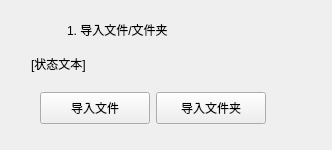
                <widget class="CardWidget" name="shellArchivesImport">
                 <property name="sizePolicy">
                  <sizepolicy hsizetype="Expanding" vsizetype="Fixed">
                   <horstretch>0</horstretch>
                   <verstretch>0</verstretch>
                  </sizepolicy>
                 </property>
                 <property name="minimumSize">
                  <size>
                   <width>0</width>
                   <height>150</height>
                  </size>
                 </property>
                 <property name="maximumSize">
                  <size>
                   <width>16777215</width>
                   <height>150</height>
                  </size>
                 </property>
                 <layout class="QGridLayout" name="gridLayout_22">
                  <item row="0" column="0" rowspan="3">
                   <spacer name="horizontalSpacer_11">
                    <property name="orientation">
                     <enum>Qt::Horizontal</enum>
                    </property>
                    <property name="sizeType">
                     <enum>QSizePolicy::Fixed</enum>
                    </property>
                    <property name="sizeHint" stdset="0">
                     <size>
                      <width>20</width>
                      <height>20</height>
                     </size>
                    </property>
                   </spacer>
                  </item>
                  <item row="0" column="1">
                   <widget class="PixmapLabel" name="shellArchivesImportStatus">
                    <property name="sizePolicy">
                     <sizepolicy hsizetype="Fixed" vsizetype="Fixed">
                      <horstretch>0</horstretch>
                      <verstretch>0</verstretch>
                     </sizepolicy>
                    </property>
                    <property name="minimumSize">
                     <size>
                      <width>30</width>
                      <height>30</height>
                     </size>
                    </property>
                    <property name="maximumSize">
                     <size>
                      <width>30</width>
                      <height>30</height>
                     </size>
                    </property>
                   </widget>
                  </item>
                  <item row="1" column="1" colspan="2">
                   <widget class="BodyLabel" name="shellArchivesImportStatusText">
                    <property name="sizePolicy">
                     <sizepolicy hsizetype="Expanding" vsizetype="Fixed">
                      <horstretch>0</horstretch>
                      <verstretch>0</verstretch>
                     </sizepolicy>
                    </property>
                    <property name="text">
                     <string>[状态文本]</string>
                    </property>
                   </widget>
                  </item>
                  <item row="2" column="1" colspan="2">
                   <widget class="QWidget" name="shellArchivesImportBtnWidget" native="true">
                    <property name="sizePolicy">
                     <sizepolicy hsizetype="Fixed" vsizetype="Fixed">
                      <horstretch>0</horstretch>
                      <verstretch>0</verstretch>
                     </sizepolicy>
                    </property>
                    <layout class="QHBoxLayout" name="horizontalLayout_3">
                     <item>
                      <widget class="PrimaryPushButton" name="shellArchivesImportArchives">
                       <property name="minimumSize">
                        <size>
                         <width>110</width>
                         <height>32</height>
                        </size>
                       </property>
                       <property name="maximumSize">
                        <size>
                         <width>110</width>
                         <height>32</height>
                        </size>
                       </property>
                       <property name="text">
                        <string>导入文件</string>
                       </property>
                      </widget>
                     </item>
                     <item>
                      <widget class="PrimaryPushButton" name="shellArchivesImportFolder">
                       <property name="minimumSize">
                        <size>
                         <width>110</width>
                         <height>32</height>
                        </size>
                       </property>
                       <property name="maximumSize">
                        <size>
                         <width>110</width>
                         <height>32</height>
                        </size>
                       </property>
                       <property name="text">
                        <string>导入文件夹</string>
                       </property>
                      </widget>
                     </item>
                    </layout>
                   </widget>
                  </item>
                  <item row="2" column="6" colspan="2">
                   <spacer name="horizontalSpacer_12">
                    <property name="orientation">
                     <enum>Qt::Horizontal</enum>
                    </property>
                    <property name="sizeHint" stdset="0">
                     <size>
                      <width>40</width>
                      <height>20</height>
                     </size>
                    </property>
                   </spacer>
                  </item>
                  <item row="0" column="2">
                   <widget class="SubtitleLabel" name="shellArchivesImportTitle">
                    <property name="sizePolicy">
                     <sizepolicy hsizetype="Minimum" vsizetype="Fixed">
                      <horstretch>0</horstretch>
                      <verstretch>0</verstretch>
                     </sizepolicy>
                    </property>
                    <property name="text">
                     <string>1. 导入文件/文件夹</string>
                    </property>
                   </widget>
                  </item>
                 </layout>
                </widget>
